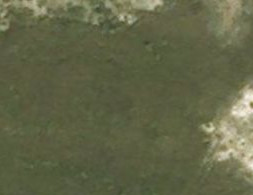
#> input picture model/datasets/example/positive1_super_1.png, 253 x 195 px, given in place of positive1.png, which was not available
$ jupyter execute step1.ipynb   (shell and % lines are left out)   (text cells are left out)
#> lines starting #> are read from the running program, lines starting #| are printed output that depends on the picture; after the words box and inside, x2 and y2 are one past the last pixel; in counts of white or black regions, pixels touching at a corner belong together; pictures that were not available may be replaced by others from this repository, and a replacement may not be noted
[cell 1]
import matplotlib.pyplot as plt
import numpy as np


from skimage import io
from skimage.segmentation import slic # how to split an image
from skimage.segmentation import mark_boundaries
from skimage.util import img_as_float
from scipy import misc

from scipy import ndimage
from PIL import Image
from skimage.measure import regionprops


from os import listdir
from os.path import isfile, join

[cell 2]
img_path = "./datasets/example/" # images to classify
name = "positive1.png"
full_name = join(img_path, name)

img = io.imread(full_name) # image as numpy array
#> img is the input picture: shape (195, 253, 3); mean R, G, B 98.1, 101.2, 71.5
original_image = Image.fromarray(img.astype('uint8'), 'RGB')  # same image as PIL object
img = img_as_float(img) # convert to float, to use for segmentation purposes

segments_slic = slic(img, n_segments=30, compactness=35, sigma=1) # segmentation to superpixels
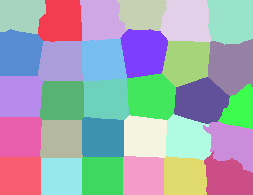
#> segments_slic: shape (195, 253) int64; 30 distinct labels, from 1 to 30; one colour per label, 0 black

marked_img = mark_boundaries(img, segments_slic)
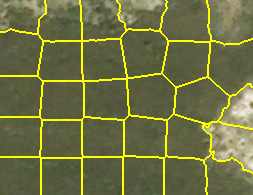
#> marked_img: shape (195, 253, 3) float64; mean R, G, B 0.433, 0.444, 0.26

plt.figure(figsize=(10,10))
plt.imshow(marked_img)

[cell 3]
segments_info = regionprops(segments_slic) # get info about each segment(superpixel)
#> segments_info = 30 regions; largest, box (x1, y1, x2, y2) and area: (208, 39, 253, 96) 2034, (127, 73, 176, 120) 1903, (120, 29, 168, 78) 1889, (160, 0, 211, 42) 1872, (174, 77, 230, 124) 1872
for segment in segments_info: # for each superpixel,
        min_row, min_col, max_row, max_col = segment.bbox  # bounding bog
        segment_label = segment.label  # labels are numbers, from 1 to n_segments (see prev cell)
        cropped = original_image.crop((min_col, min_row, max_col, max_row)) # crop image to this specific segment only

        tmp_name = "%s%s_super_%s.png" % (img_path, name[:-4], segment_label)
        cropped.save(tmp_name)
#> this loop made 30 passes
#> (min_row, min_col, max_row, max_col) on passes 10 to 21: (39, 208, 96, 253), (41, 38, 81, 83), (41, 162, 87, 210), (73, 127, 120, 176), (76, 0, 117, 43), (77, 174, 124, 230), (79, 83, 120, 129), (81, 40, 120, 84), (84, 218, 129, 253), (114, 166, 161, 212), (115, 124, 158, 167), (117, 0, 157, 42)
#> (min_row, min_col, max_row, max_col, tmp_name) on passes 1 to 6: (0, 0, 34, 46, './datasets/example/positive1_super_1.png'), (0, 38, 42, 82, './datasets/example/positive1_super_2.png'), (0, 80, 41, 126, './datasets/example/positive1_super_3.png'), (0, 117, 31, 167, './datasets/example/positive1_super_4.png'), (0, 160, 42, 211, './datasets/example/positive1_super_5.png'), (0, 207, 45, 253, './datasets/example/positive1_super_6.png')
#> pass 1, `cropped = original_image.crop((min_col, min_row, max_col, max_row))`:
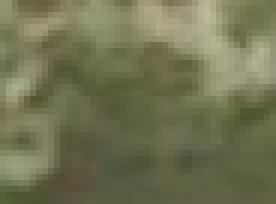
#> cropped: PIL image 46x34 RGB (shown 6 times larger); mean R, G, B 113.5, 114.8, 82.8
#> pass 2, `cropped = original_image.crop((min_col, min_row, max_col, max_row))`:
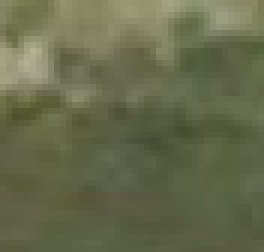
#> cropped: PIL image 44x42 RGB (shown 6 times larger); mean R, G, B 102.4, 106.5, 75.4
#> pass 3, `cropped = original_image.crop((min_col, min_row, max_col, max_row))`:
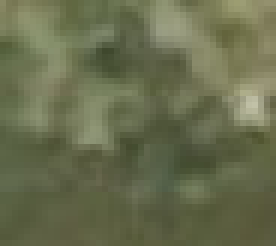
#> cropped: PIL image 46x41 RGB (shown 6 times larger); mean R, G, B 104.3, 109.1, 77.9
#> after the loop:
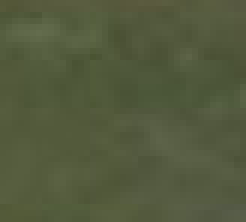
#> cropped: PIL image 41x37 RGB (shown 6 times larger); mean R, G, B 83.2, 90.3, 61.2

$ run again, on model/datasets/example/positive1_super_13.png
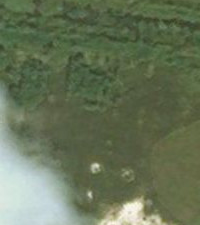
#> input picture model/datasets/example/positive1_super_13.png, 200 x 225 px, given in place of positive1.png, which was not available
#> img is the input picture: shape (225, 200, 3); mean R, G, B 101.7, 114.4, 86.5
#> `segments_slic = slic(img, n_segments=30, compactness=35, sigma=1)`:
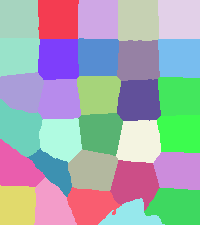
#> segments_slic: shape (225, 200) int64; 30 distinct labels, from 1 to 30; one colour per label, 0 black
#> segments_info = 30 regions; largest, box (x1, y1, x2, y2) and area: (110, 160, 160, 211) 1715, (144, 188, 200, 225) 1677, (0, 99, 43, 157) 1655, (118, 0, 159, 41) 1647, (116, 120, 161, 163) 1631
#> the loop `for segment in segments_info:` made 30 passes
#> (min_row, min_col, max_row, max_col) on passes 10 to 17: (40, 117, 81, 160), (72, 0, 113, 44), (76, 77, 115, 121), (77, 158, 116, 200), (79, 38, 119, 81), (79, 117, 121, 161), (99, 0, 157, 43), (113, 78, 156, 123)
#> after the loop `for segment in segments_info:`:
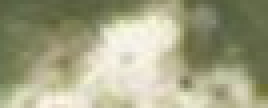
#> cropped: PIL image 67x27 RGB (shown 4 times larger); mean R, G, B 163.4, 163.6, 132.8

$ run again, on model/datasets/example/positive1_super_14.png
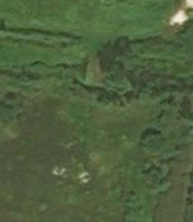
#> input picture model/datasets/example/positive1_super_14.png, 193 x 222 px, given in place of positive1.png, which was not available
#> img is the input picture: shape (222, 193, 3); mean R, G, B 79.3, 96.9, 62.1
#> `segments_slic = slic(img, n_segments=30, compactness=35, sigma=1)`:
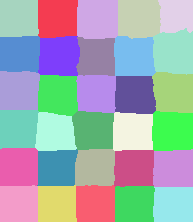
#> segments_slic: shape (222, 193) int64; 30 distinct labels, from 1 to 30; one colour per label, 0 black
#> segments_info = 30 regions; largest, box (x1, y1, x2, y2) and area: (153, 28, 193, 75) 1612, (77, 0, 118, 39) 1562, (118, 0, 161, 39) 1549, (152, 111, 193, 151) 1541, (114, 36, 156, 76) 1516
#> the loop `for segment in segments_info:` made 30 passes
#> (min_row, min_col, max_row, max_col) on passes 10 to 17: (37, 76, 76, 115), (71, 0, 110, 40), (72, 152, 113, 193), (75, 38, 116, 78), (75, 76, 113, 116), (76, 115, 114, 156), (110, 0, 149, 39), (111, 72, 150, 114)
#> after the loop `for segment in segments_info:`:
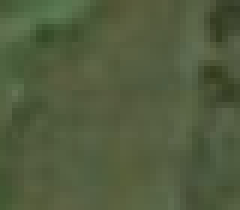
#> cropped: PIL image 40x35 RGB (shown 6 times larger); mean R, G, B 81.8, 92.5, 62.6

$ run again, on model/datasets/example/positive1_super_15.png
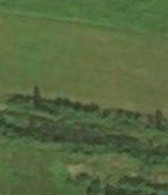
#> input picture model/datasets/example/positive1_super_15.png, 168 x 195 px, given in place of positive1.png, which was not available
#> img is the input picture: shape (195, 168, 3); mean R, G, B 86.2, 104.6, 63.7
#> `segments_slic = slic(img, n_segments=30, compactness=35, sigma=1)`:
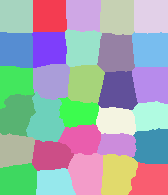
#> segments_slic: shape (195, 168) int64; 30 distinct labels, from 1 to 30; one colour per label, 0 black
#> segments_info = 30 regions; largest, box (x1, y1, x2, y2) and area: (26, 91, 65, 142) 1316, (68, 153, 103, 195) 1271, (97, 33, 135, 72) 1257, (101, 154, 138, 195) 1251, (98, 71, 138, 110) 1221
#> the loop `for segment in segments_info:` made 30 passes
#> (min_row, min_col, max_row, max_col) on passes 10 to 17: (33, 97, 72, 135), (64, 33, 100, 70), (65, 68, 104, 105), (66, 0, 109, 34), (67, 132, 104, 168), (71, 98, 110, 138), (91, 26, 142, 65), (93, 0, 137, 36)
#> after the loop `for segment in segments_info:`:
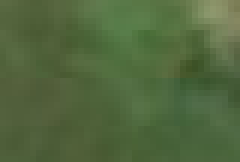
#> cropped: PIL image 40x27 RGB (shown 6 times larger); mean R, G, B 81.6, 103.3, 61.8
